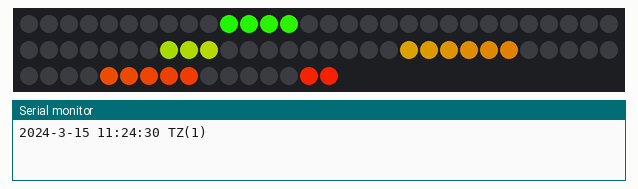
Recording of a sketch running on a simulated Arduino Uno, built with avr-gcc and run on an emulated ATmega328P. Parts: 76 RGB LEDs in strip order, left to right, continuing on the next row, the last lines printed to the serial monitor. Wiring (inferred from the names in the program): DS1307 clock at I2C address 0x68. The local clock reads 2024-03-15 10:24:30 at power-on unless the sketch sets it.

Above: at 0.1 s.
At 38.3 s:
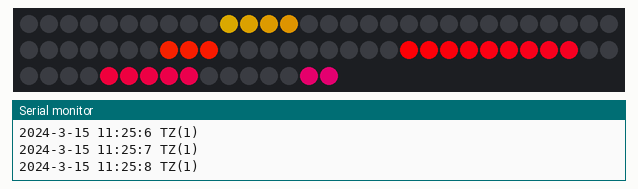

The sketch:

WordClock.ino
```cpp
#include <Wire.h>

#include <Time.h>
#include <DS1307.h>
#define TIMEZONE 1
DS1307 *time;

#include <Adafruit_NeoPixel.h>
Adafruit_NeoPixel strip = Adafruit_NeoPixel(76, 6, NEO_GRB + NEO_KHZ800);

void updateTime(){
  btime_t bt;

  bt.year=2017;
  bt.mon=MAY;
  bt.mday=27;
  bt.hour=14;
  bt.min=25;
  bt.sec=10;
  bt.wday=SATURDAY;
  bt.zone=TIMEZONE;
  time->mktime(bt);
  time->saveToRTC();
}

void setup(){
  Serial.begin(115200);
  Wire.begin();
  time=new DS1307(TIMEZONE);
//  updateTime();
  strip.begin();
  strip.show();
}

void serialPrintTime(btime_t bt){
  Serial.print(bt.year);
  Serial.print("-");
  Serial.print(bt.mon);
  Serial.print("-");
  Serial.print(bt.mday);
  Serial.print(" ");
  Serial.print(bt.hour);
  Serial.print(":");
  Serial.print(bt.min);
  Serial.print(":");
  Serial.print(bt.sec);
  Serial.print(" TZ(");
  Serial.print(bt.zone);
  Serial.println(")");
}

void clearStrip(){
  for(uint16_t i=0;i<strip.numPixels();i++){
    strip.setPixelColor(i, strip.Color(0, 0, 0));
  }
}

static uint8_t rainbow=0;

uint32_t getPixelColor(uint16_t i){
  byte WheelPos;
  WheelPos = (rainbow + i) & 255;
  if(WheelPos < 85) {
   return strip.Color(WheelPos * 3, 255 - WheelPos * 3, 0);
  } else if(WheelPos < 170) {
   WheelPos -= 85;
   return strip.Color(255 - WheelPos * 3, 0, WheelPos * 3);
  } else {
   WheelPos -= 170;
   return strip.Color(0, WheelPos * 3, 255 - WheelPos * 3);
  }
}

void litPixels(uint16_t start, uint16_t finish){
  for(uint16_t i=start;i<=finish;i++){
    strip.setPixelColor(i, getPixelColor(i));
  }
}

void updateHour(uint8_t hour){
  switch(hour){
    case 1:
      litPixels(40, 42); // ONE
      break;
    case 2:
      litPixels(34, 36); // TWO
      break;
    case 3:
      litPixels(43, 46); // THREE
      break;
    case 4:
      litPixels(31, 33); // FOUR
      break;
    case 5:
      litPixels(29, 30); // FIVE
      break;
    case 6:
      litPixels(19, 20); // SIX
      break;
    case 7:
      litPixels(21, 24); // SEVEN
      break;
    case 8:
      litPixels(25, 28); // EIGHT
      break;
    case 9:
      litPixels(16, 18); // NINE
      break;
    case 10:
      litPixels(14, 15); // TEN
      break;
    case 11:
      litPixels(10, 13); // ELEVEN
      break;
    case 12:
    case 0:
      litPixels(0, 4); // TWELVE
      break;
  }
}

void updatePixels(uint8_t hour, uint8_t min){
  clearStrip();
  litPixels(74, 76); // IT'S

  if(0==hour){
    hour = 12;
  }else{
    hour = hour%12;
  }

  if(min < 35){
    updateHour(hour);
    if(min >= 0 && min <5){
      litPixels(5, 9); // O'CLOCK
    }else {
      if(min < 30) {
        if(min >= 5 && min <10){
          litPixels(55, 57); // FIVE
          litPixels(49, 54); // MINUTES
        }else if(min >= 10 && min <15){
          litPixels(69, 70); // TEN
          litPixels(49, 54); // MINUTES
        }else if(min >= 15 && min <20){
          litPixels(58, 63); // QUARTER
        }else if(min >= 20 && min <25){
          litPixels(64, 68); // TWENTY
          litPixels(49, 54); // MINUTES
        }else if(min >= 25 && min <30){
          litPixels(64, 68); // TWENTY
          litPixels(55, 57); // FIVE
          litPixels(49, 54); // MINUTES
        }
      }else if(min >=30 && min < 35){
        litPixels(71, 73); // HALF
      }
      litPixels(37, 39); // PAST
    }
  }else{
    if(hour<12){
      updateHour(hour+1);
    }else{
      updateHour(1);
    }
    if(min >= 35 && min < 40){
      litPixels(64, 68); // TWENTY
      litPixels(55, 57); // FIVE
      litPixels(49, 54); // MINUTES
    }else if(min >= 40 && min < 45){
      litPixels(64, 68); // TWENTY
      litPixels(49, 54); // MINUTES
    }else if(min >= 45 && min < 50){
      litPixels(58, 63); // QUARTER
    }else if(min >= 50 && min < 55){
      litPixels(69, 70); // TEN
      litPixels(49, 54); // MINUTES
    }else if(min >= 55 && min < 60){
      litPixels(55, 57); // FIVE
      litPixels(49, 54); // MINUTES
    }
    litPixels(47, 48); // TO
  }

  strip.show();
  rainbow += 1;
}

void demo(){
  while(true) {
    for(uint8_t hour=1;hour<=12;hour++){
      for(uint8_t min=0;min<60;min++){
        updatePixels(hour, min);
        rainbow += 1;
        delay(500);
      }
    }
  }
}

void loop(){
  btime_t bt;

//  demo();

  time->loadFromRTC();
  bt=time->getBTime();
  serialPrintTime(bt);

  updatePixels(bt.hour, bt.min);

  delay(1000);
}
```
